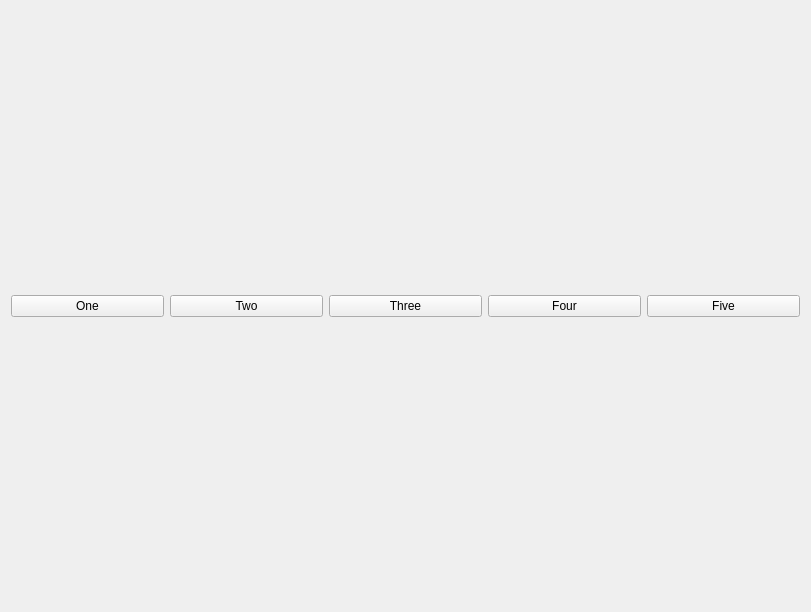
<?xml version="1.0" encoding="UTF-8"?>
<ui version="4.0">
 <class>Widget</class>
 <widget class="QWidget" name="Widget">
  <property name="geometry">
   <rect>
    <x>0</x>
    <y>0</y>
    <width>811</width>
    <height>612</height>
   </rect>
  </property>
  <property name="windowTitle">
   <string>Widget</string>
  </property>
  <layout class="QHBoxLayout" name="horizontalLayout_2">
   <item>
    <layout class="QHBoxLayout" name="horizontalLayout">
     <item>
      <widget class="QPushButton" name="pushButton1">
       <property name="text">
        <string>One</string>
       </property>
      </widget>
     </item>
     <item>
      <widget class="QPushButton" name="pushButton2">
       <property name="text">
        <string>Two</string>
       </property>
      </widget>
     </item>
     <item>
      <widget class="QPushButton" name="pushButton3">
       <property name="text">
        <string>Three</string>
       </property>
      </widget>
     </item>
     <item>
      <widget class="QPushButton" name="pushButton4">
       <property name="text">
        <string>Four</string>
       </property>
      </widget>
     </item>
     <item>
      <widget class="QPushButton" name="pushButton5">
       <property name="text">
        <string>Five</string>
       </property>
      </widget>
     </item>
    </layout>
   </item>
  </layout>
 </widget>
 <resources/>
 <connections/>
</ui>
